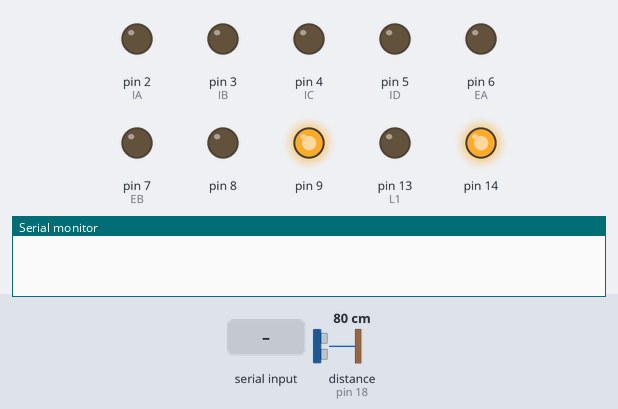
The sketch below on a simulated Arduino Uno, built with avr-gcc and run on an emulated ATmega328P. Shown: output pins drawn as LEDs (lit = HIGH), the last lines printed to the serial monitor. Wiring (inferred from the names in the program): ultrasonic range finder: trigger pin 19; echo pin 18. Inputs (shaded band) come from the test bench; at power-on: distance to the obstacle (sensor on pin 18) 80 cm. The echo pulse lasts 58.3 µs per cm; random numbers use the default seed unless the sketch sets one; pins used as bus, display or sensor lines are not drawn.

Above: at 1.2 s.
1.3 s: distance to the obstacle (sensor on pin 18) set to 23 cm
2.8 s: distance to the obstacle (sensor on pin 18) set to 18 cm
At 3.07 s:
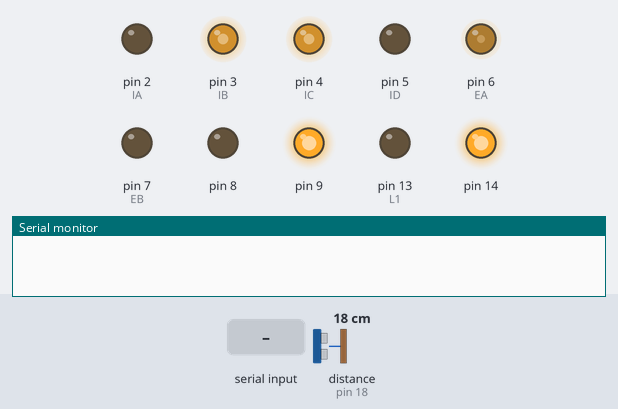
5.8 s: distance to the obstacle (sensor on pin 18) set to 4 cm
At 6.66 s:
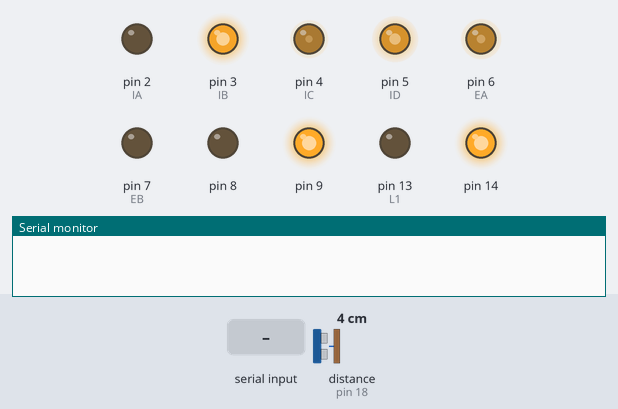
8.8 s: distance to the obstacle (sensor on pin 18) set to 35 cm
At 10.0 s:
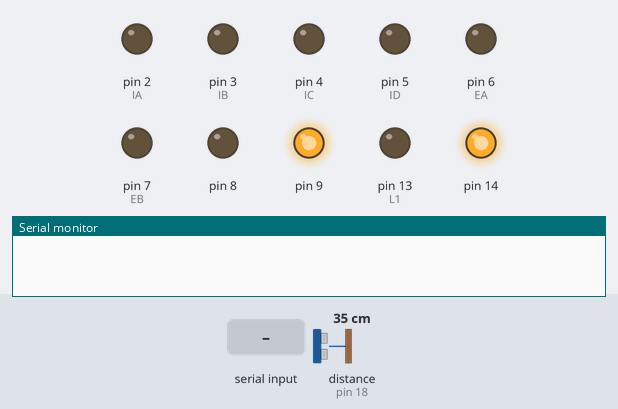
10.3 s: "w" received over the second serial link
At 11.5 s:
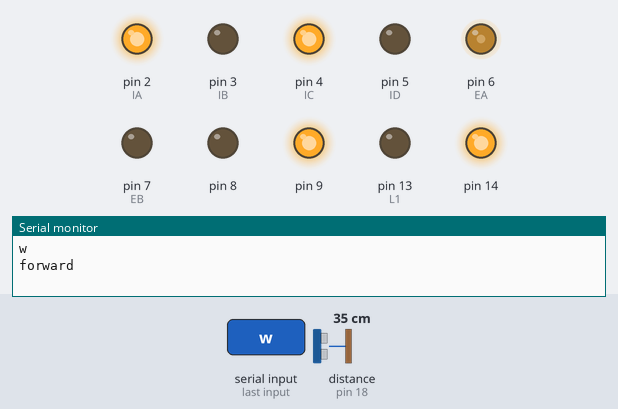
11.8 s: "x" received over the second serial link
At 12.8 s:
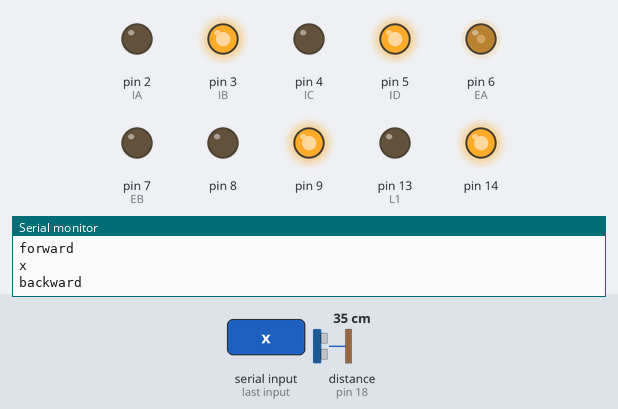
Timing chart, 0 to 14.3 s (numbered marks = the images above; inputs shaded):
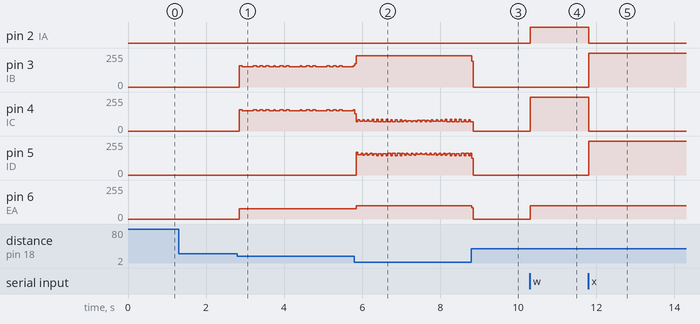

The sketch:

BTcar_2.ino
```cpp
#include  <SoftwareSerial.h>//include BlueTooth
#include <MsTimer2.h>
SoftwareSerial  BT(12, 11);//set BlueTooth send and recieve

char comm;//recieve BlueTooth
const byte t = 19;//Ping:send
const byte e = 18;//Ping:recieve
const byte L1 = 13;//LED
const byte IA = 2;//A:High or Low
const byte IB = 3;//A:High or Low
const byte IC = 4;//B:High or Low
const byte ID = 5;//B:High or Low
const byte EA = 6;//A:Speed
const byte EB = 7;//B:Speed
const byte sp = 100;//speed const of forward and backward
const byte spt = 125;//speed const of left and right
const byte distance_const = 100;//time
const byte turn_const = 10;//time
long current_distance;//current distance(centimeter)
int random_val;//random val of turn left or right

void job() {
  static unsigned int cnt = 0;
  ++cnt;
  if (cnt > 1000)cnt = 0;
  if (cnt % distance_const == 0)distance();
  if (cnt % turn_const == 0)turn();
}

void stop() {
  analogWrite(EA, 0);
  analogWrite(EB, 0);
  digitalWrite(IA, LOW);
  digitalWrite(IB, LOW);
  digitalWrite(IC, LOW);
  digitalWrite(ID, LOW);
}

void forward() {
  analogWrite(EA, sp);
  analogWrite(EB, sp);
  digitalWrite(IA, HIGH);
  digitalWrite(IB, LOW);
  digitalWrite(IC, HIGH);
  digitalWrite(ID, LOW);
}

void backward() {
  analogWrite(EA, sp);
  analogWrite(EB, sp);
  digitalWrite(IA, LOW);
  digitalWrite(IB, HIGH);
  digitalWrite(IC, LOW);
  digitalWrite(ID, HIGH);
}

void backward_delay() {
  analogWrite(EA, sp);
  analogWrite(EB, sp);
  digitalWrite(IA, LOW);
  digitalWrite(IB, HIGH);
  digitalWrite(IC, LOW);
  digitalWrite(ID, HIGH);
  delay(1000);
  stop();
}
void turnLeft() {
  analogWrite(EA, spt);
  analogWrite(EB, spt);
  digitalWrite(IA, HIGH);
  digitalWrite(IB, LOW);
  digitalWrite(IC, LOW);
  digitalWrite(ID, HIGH);
}
void turnRight() {
  analogWrite(EA, spt);
  analogWrite(EB, spt);
  digitalWrite(IA, LOW);
  digitalWrite(IB, HIGH);
  digitalWrite(IC, HIGH);
  digitalWrite(ID, LOW);
}
void ping() {
  digitalWrite(t, LOW);//send a pulse
  delayMicroseconds(2);
  digitalWrite(t, HIGH);
  delayMicroseconds(10);
  digitalWrite(t, LOW);
  current_distance = float(pulseIn(e, HIGH) * 17) / 1000; //convert the echo time into centimeter
}
void distance() {
  ping();
  if (current_distance <= 20) {
    stop();
    random_val = random(2);
    if (random_val == 0) {
      //go back and turn right until avoid the obstacle
      ping();
      while (current_distance <= 20) {
        if (current_distance >= 2000 || current_distance <= 10) {
          backward_delay();
        }
        turnRight();
        delay(500);
        stop();
        ping();
      }
    }
    else {
      //go back and turn left until avoid the obstacle
      ping();
      while (current_distance <= 20) {
        if (current_distance >= 2000 || current_distance <= 10) {
          backward_delay();
        }
        turnLeft();
        delay(500);
        stop();
        ping();
      }
    }
  }
}
void turn() {
  if (BT.available()) {
    comm = BT.read();
    Serial.println(comm);
    switch (comm) {
      case 'w'://recieve 'w',go forward
        Serial.println("forward");
        forward();
        break;
      case 'x'://recieve 'x',go back
        Serial.println("backward");
        backward();
        break;
      case 'a'://recieve 'a',turn left
        Serial.println("left");
        turnLeft();
        break;
      case 'd'://recieve 'd',turn right
        Serial.println("right");
        turnRight();
        break;
      case 's'://recirve 's',stop
        Serial.println("stop");
        stop();
        break;
      case 'u':
        break;
    }
  }
}
void setup() {
  pinMode(L1, OUTPUT);
  pinMode(4, OUTPUT);
  pinMode(e, INPUT);
  pinMode(t, OUTPUT);
  pinMode(8, OUTPUT);
  pinMode(9, OUTPUT);
  digitalWrite(9, HIGH);
  pinMode(14, OUTPUT);
  digitalWrite(14, HIGH);
  BT.begin(9600);
  Serial.begin(9600);
  pinMode(IA, OUTPUT);//A:pinmode
  pinMode(IB, OUTPUT);//A:pinmode
  pinMode(IC, OUTPUT);//B:pinmode
  pinMode(ID, OUTPUT);//B:pinmode
  randomSeed(analogRead(5));//random seed
  MsTimer2::set(1, job);
  MsTimer2::start();
  stop();//stop first
}
void loop() {}
```

Measured:
- the behaviour switches between 22 and 21 cm on distance to the obstacle (sensor on pin 18) (found by bisection; images 0 and 1)
- after the input at 1.3 s, every drawn part: stays the same
- after the input at 2.8 s, pin 6 (EA): 0/255 → 78/255 after 0.05 s
- after the input at 5.8 s, pin 6 (EA): 78/255 → 99/255 after 0.05 s
- after the input at 8.8 s, pin 3 (IB): 234/255 → 0/255 at once; pin 6 (EA): 99/255 → 0/255 at once
- after the input at 10.3 s, pin 2 (IA): LOW → HIGH at once; pin 4 (IC): 0/255 → 255/255 at once; pin 6 (EA): 0/255 → 100/255 at once
- after the input at 11.8 s, pin 2 (IA): HIGH → LOW at once; pin 3 (IB), pin 5 (ID): 0/255 → 255/255 at once; pin 4 (IC): 255/255 → 0/255 at once
